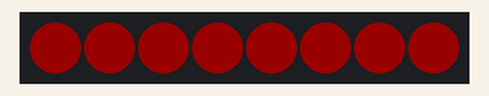
Recording of a sketch running on a simulated ATtiny85, built with avr-gcc and run on an emulated ATtiny85. Parts: 8 RGB LEDs in strip order, left to right. Dim RGB values are drawn brighter than linear; random numbers use the default seed unless the sketch sets one; EEPROM starts erased.

Above: at 0.91 s.
At 19.93 s:
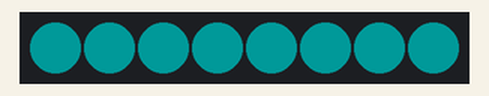
At 39.43 s:
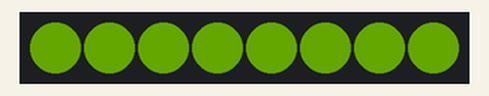
Timing chart, 0 to 40.0 s (numbered marks = the images above):
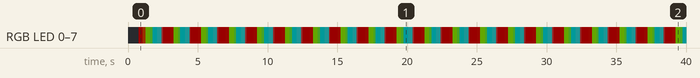

Measured:
- by itself, RGB LED 0–7: off → RGB(25, 0, 0) at 0.76 s, → RGB(25, 8, 0) 0.30 s later, → RGB(25, 42, 0) 0.20 s later, → RGB(16, 36, 8) 0.34 s later, … (138 changes in this stretch)

The sketch:

BlinkMmk2Apr2015.ino
```cpp
 /**
  *
  * NOTE: Pullup resistors should be used on SDA & SCL lines
  *
  * Thanks to BroHogan for TinyWireS: http://playground.arduino.cc/Code/USIi2c
  * Credit and thanks to Don Blake for his usiTwiSlave code.
  * More on TinyWireS usage - see TinyWireS.h
  *
  * 2015, Tod E. Kurt, http://todbot.com/blog/ http://thingm.com/
  *
  */

#include "TinyWireS.h"                  // wrapper class for I2C slave routines
#include <Adafruit_NeoPixel.h>

#include "led_utils.h"

#define patt_max 32  // FIXME:

#include "patterns.h"  // the light sequence patterns


// BlinkM / BlinkM MinM pins
const int redPin = 3;  //
const int grnPin = 4;  //
const int bluPin = 1;  // PWM, will blink when programming
const int sdaPin = 0;  // PWM, 'd' pin, can be digital I/O
const int sclPin = 2;  // A/D, 'c' pin, can be digital I/O, or analog input
/*
// BlinkM MaxM pins (see below for where this came from)
const int redPin = 8;   // PB2 OC0A
const int grnPin = 7;   // PA7 OC0B
const int bluPin = 5;   // PA5 OC1B
const int sdaPin = 6;   // PA6
const int sclPin = 9;   // PA4
const int in0Pin = A0;  // PA0
const int in1Pin = A1;  // PA1
const int in2Pin = A2;  // PA2
const int in3Pin = A3;  // PA3
*/


#define I2C_ADDR  0x09     // default BlinkM addr
#define NUM_LEDS 8
#define LED_PIN 1  // blue pin

#define patt_max 32  // FIXME:

// eeprom begin: muncha buncha eeprom
uint8_t  ee_i2c_addr         EEMEM = I2C_ADDR;
uint8_t  ee_boot_mode        EEMEM = 0x00; // FIXME: BOOT_PLAY_SCRIPT;
uint8_t  ee_boot_script_id   EEMEM = 0x00;
uint8_t  ee_boot_reps        EEMEM = 0x00;
uint8_t  ee_boot_fadespeed   EEMEM = 0x08;
uint8_t  ee_boot_timeadj     EEMEM = 0x00;
uint8_t  ee_unused2          EEMEM = 0xDA;

// NOTE: can't declare EEPROM statically because Arduino loader doesn't send eeprom
patternline_t patternlines_ee[patt_max] EEMEM;

byte cmd;
byte cmdargs[8];

uint8_t script_id;
uint8_t playpos   = 0; // current play position
uint8_t playstart = 0; // start play position
uint8_t playend   = patt_max; // end play position
uint8_t playcount = 0; // number of times to play loop, or 0=infinite
uint8_t playing; // playing values: 0=off, 1=normal, 2=playing from powerup playing=3 direct led addressing FIXME:

uint16_t fade_millis;

patternline_t pltmp;  // temp pattern holder
uint16_t ttmp;   // temp time holder
uint8_t ntmp;    // temp ledn holder

CRGB curr;    // current/start color
CRGB dest;    // destination color
CRGB ctmp;    // temporary color
fract16 overlay_amount;
fract16 overlay_inc;
fract16 overlay_amounts[NUM_LEDS];
fract16 overlay_incs[NUM_LEDS];

const uint32_t led_update_millis = 10;  // tick msec
uint32_t led_update_next;
uint32_t pattern_update_next;

Adafruit_NeoPixel strip = Adafruit_NeoPixel(NUM_LEDS, LED_PIN, NEO_GRB + NEO_KHZ800);

uint8_t ledtoggle;  // temp debug

//
void setup()
{
  strip.begin();
  strip.show(); // Initialize all pixels to 'off'
  strip.setBrightness(128);

  TinyWireS.begin(I2C_ADDR);

  // load up EEPROM from flash,
  // to deal with fact that Arduino uploader doesn't upload EEPROM
  for( uint8_t i=0; i<patt_max; i++ ) {
    memcpy_P( &pltmp, &(patternlines_default[i]), sizeof(patternline_t) );
    eeprom_write_block( &pltmp, &(patternlines_ee[i]), sizeof(patternline_t) );
  }

  //  FIXME: check for play on boot
  script_id = 3;
  play_script();

  //digitalWrite(grnPin,HIGH);
}

//
void loop()
{
  update_led_state();
  //check_i2c();
}


// compute the overlay_inc
// this is the amount overlay_amount is incremented every led_update_millis
//
// (led_update_millis / fade_millis) = fractional amount to do every tick
// e.g. (10 / 500) = 0.02; (10 / 1000) = 0.01
//
// (led_update_millis / fade_millis) * 256  = fract8 amount to add to overlay
// (led_update_millis / fade_millis) * 65536  = fract16 amount to add to overlay
//
// => overlay_inc = 65536 * led_update_millis / fade_millis
//
static void calculate_overlay_inc()
{
  //overlay_inc = ((uint32_t)65536 * led_update_millis) / fade_millis;
  overlay_inc = ((uint16_t)256 * led_update_millis) / fade_millis;
}

//
static void play_script()
{
  if( script_id == 0 ) {
    playend = 5;  // FIXME:
    playcount = 0;  // FIXME: infinite
  }
  else {
    playend = pgm_read_byte( &pattern_lens[script_id] );
    playcount = 0;
  }

  playpos = 0;
  playing = 1;
  overlay_amount = 0;

  get_next_patternline();
}


//
static void get_next_patternline()
{
  if( script_id == 0 ) { // eeprom
    eeprom_read_block(&pltmp, &patternlines_ee[playpos],sizeof(patternline_t));
  } else {
    //memcpy_P(&pltmp, &patterns[ script_id ][playpos], sizeof(patternline_t)); // does not work
    //memcpy_P(&pltmp, &patternlines_rgb[playpos], sizeof(patternline_t)); // works
    //memcpy_P(&pltmp, &patternlines_blink_white[playpos], sizeof(patternline_t)); // works
    patternline_t* p;
    memcpy_P( &p, &patterns[script_id], sizeof(patternline_t*) ); // read in start addr of patternline set
    memcpy_P(&pltmp, &p[playpos], sizeof(patternline_t));  // read in patternline
  }

  ctmp = pltmp.color;
  ttmp = pltmp.dmillis * 10;
  ntmp = pltmp.ledn;

  if( ttmp == 0 && ctmp.r==0 && ctmp.g==0 && ctmp.b==0 ) {
    // skip lines set to zero
  }
  else {
    curr = dest;
    dest = ctmp;
    fade_millis = ttmp / 2;      //fade_millis = ttmp;
    overlay_amount = 0;
    calculate_overlay_inc();
  }
}

//
static void update_leds()
{
  if( overlay_amount < 250 ) { // 97.6% arbitrary
    ctmp = blend( curr, dest, (overlay_amount) );
    //ctmp = blend( curr, dest, (overlay_amount>>8) );
    //ctmp = dest;
    overlay_amount += overlay_inc;
  }
  else {
    ctmp = dest;
  }

  // for now set all pixels to same color
  for( uint8_t i=0; i< NUM_LEDS; i++) {
    strip.setPixelColor( i, ctmp.r, ctmp.g, ctmp.b );
  }
  strip.show();

}


//
// updateLEDState() is the main user-land function that:
// - periodically calls the rgb fader code to fade any actively moving colors
// - controls sequencing of a light pattern, if playing
// - ///triggers pattern playing on USB disconnect
//
static void update_led_state()
{
    uint32_t now = millis();

    // update LEDs every led_update_millis
    if( (long)(now - led_update_next) > 0 ) {
      led_update_next += led_update_millis;

      update_leds();

    } // led_update_next

    // playing light pattern
    if( playing ) {
      if( (long)(now - pattern_update_next) > 0  ) { // time to get next line
        digitalWrite(grnPin, (ledtoggle++)%2 );

        get_next_patternline();

        // prepare to go to next line
        playpos++;
        if( playpos == playend ) {
          playpos = playstart; // loop the pattern
          //playcount--;
          //if( playcount == 0 ) {
          //  playing=0; // done!
          //} else if(playcount==255) {
          //  playcount = 0; // infinite playing
          //}
        }
        pattern_update_next += ttmp;
      }
    } // playing

}

//
static void read_i2c_vals(uint8_t num, uint8_t*buf)
{
  for( uint8_t i=0; i<num; i++)
    buf[i] = TinyWireS.receive();

}

static void handle_script_cmd()
{

}

//
static void check_i2c()
{

  if( TinyWireS.available() ) {
    cmd = TinyWireS.receive();    // first byte is command
    if( cmd == 'c' ) {
      read_i2c_vals( 3, (uint8_t*)&dest );
      overlay_amount = 0;
      calculate_overlay_inc();
    }
    else if( cmd == 'n' ) {  // "fade to color" & "set color now" cmds
      curr.r = TinyWireS.receive();
      curr.g = TinyWireS.receive();
      curr.b = TinyWireS.receive();
      dest = curr;

      // update leds

    }
    else if( cmd=='f' ) {

    }
    else if( cmd == 'C' ) { // "random rgb color" cmd
      byte dr = TinyWireS.receive();
      byte dg = TinyWireS.receive();
      byte db = TinyWireS.receive();
      curr.r = curr.r + (rand() % dr ) - (dr/2);  // random around previsous color
      curr.g = curr.g + (rand() % dg ) - (dg/2);
      curr.b = curr.b + (rand() % db ) - (db/2);
      dest = curr;

      // update leds

    }
    // else if( cmd == 'h' ) { // "fade to HSB color" cmd
    //}
    else {
      // unknown cmd
    }
  }
}

/*
//
void updateLEDsNew()
{
  for( int i = 0; i<NUM_LEDS; i++ ) {
    overlay_amount = overlay_amounts[i];
    overlay_inc = overlay_incs[i];
    if( overlay_amount < 250 ) { // 97.6% arbitrary
      ctmp = blend( curr, dest, (overlay_amount) );
      //ctmp = blend( curr, dest, (overlay_amount>>8) );
      //ctmp = dest;
      overlay_amount += overlay_inc;
    }
    else {
      ctmp = dest;
    }

    strip.setPixelColor( i, ctmp.r, ctmp.g, ctmp.b );
  }
  strip.show();

}
*/
```

TinyWireS.cpp
```cpp
// (licence header left out)
extern "C" {
  #include <inttypes.h>
  #include "usiTwiSlave.h"
  }

#include "TinyWireS.h"

// Constructors ////////////////////////////////////////////////////////////////

USI_TWI_S::USI_TWI_S(){
}


// Public Methods //////////////////////////////////////////////////////////////

void USI_TWI_S::begin(uint8_t slaveAddr){ // initialize I2C lib
  usiTwiSlaveInit(slaveAddr);
}

void USI_TWI_S::send(uint8_t data){  // send it back to master
  usiTwiTransmitByte(data);
}

uint8_t USI_TWI_S::available(){ // the bytes available that haven't been read yet
  return usiTwiDataInReceiveBuffer();
}

uint8_t USI_TWI_S::receive(){ // returns the bytes received one at a time
  return usiTwiReceiveByte();
}

// Preinstantiate Objects //////////////////////////////////////////////////////

USI_TWI_S TinyWireS = USI_TWI_S();
```

TinyWireS.h
```cpp
// (licence header left out)
#ifndef TinyWireS_h
#define TinyWireS_h

#include <inttypes.h>


class USI_TWI_S
{
  private:
	//static uint8_t USI_BytesAvail;

  public:
 	USI_TWI_S();
    void begin(uint8_t I2C_SLAVE_ADDR);
    void send(uint8_t data);
    uint8_t available();
    uint8_t receive();
};

extern USI_TWI_S TinyWireS;

#endif
```

led_utils.h
```cpp
#ifndef LED_UTILS_H
#define LED_UTILS_H

//
// functions stolen from FastLED 3.1
//

//  fract8   range is 0 to 0.99609375
//                 in steps of 0.00390625
typedef uint8_t   fract8;   // ANSI: unsigned short _Fract
//  fract16  range is 0 to 0.99998474121
//                 in steps of 0.00001525878
typedef uint16_t  fract16;  // ANSI: unsigned       _Fract
//  sfract15 range is -0.99996948242 to 0.99996948242
//                 in steps of 0.00003051757
typedef int16_t   sfract15; // ANSI: signed         _Fract

// RGB triplet of 8-bit vals for input/output use
struct CRGB {
	union {
		struct {
            union {
                uint8_t r;
                uint8_t red;
            };
            union {
                uint8_t g;
                uint8_t green;
            };
            union {
                uint8_t b;
                uint8_t blue;
            };
        };
		uint8_t raw[3];
	};
    // allow assignment from one RGB struct to another
	inline CRGB& operator= (const CRGB& rhs) __attribute__((always_inline))
    {
        r = rhs.r;
        g = rhs.g;
        b = rhs.b;
        return *this;
    }
};
inline __attribute__((always_inline)) bool operator== (const CRGB& lhs, const CRGB& rhs)
{
    return (lhs.r == rhs.r) && (lhs.g == rhs.g) && (lhs.b == rhs.b);
}

inline __attribute__((always_inline)) bool operator!= (const CRGB& lhs, const CRGB& rhs)
{
    return !(lhs == rhs);
}

//
uint8_t scale8( uint8_t i, fract8 scale)
{
    return ((uint16_t)i * (uint16_t)(scale) ) >> 8;
}

uint16_t scale16( uint16_t i, fract16 scale )
{
    uint16_t result;
    result = ((uint32_t)(i) * (uint32_t)(scale)) / 65536;
    return result;
}

/*
CRGB& nblend( CRGB& existing, const CRGB& overlay, fract8 amountOfOverlay)
{
    if( amountOfOverlay == 0)
        return existing;

    if( amountOfOverlay == 255) {
        existing = overlay;
        return existing;
    }
    return existing;
}
*/
CRGB& nblend( CRGB& existing, const CRGB& overlay, fract8 amountOfOverlay )
{
    if( amountOfOverlay == 0)
        return existing;

    if( amountOfOverlay == 255) {
        existing = overlay;
        return existing;
    }

    fract8 amountOfKeep = 256 - amountOfOverlay;

    existing.red   = scale8( existing.red,   amountOfKeep) +
                     scale8( overlay.red,    amountOfOverlay);
    existing.green = scale8( existing.green, amountOfKeep) +
                     scale8( overlay.green,  amountOfOverlay);
    existing.blue  = scale8( existing.blue,  amountOfKeep) +
                     scale8( overlay.blue,   amountOfOverlay);

    return existing;
}

CRGB blend( const CRGB& p1, const CRGB& p2, fract8 amountOfP2 )
{
    CRGB nu(p1);
    nblend( nu, p2, amountOfP2);
    return nu;
}


#endif
```

patterns.h
```cpp
#ifndef PATTERNS_H
#define PATTERNS_H

#include "led_utils.h"  // for CRGB

struct patternline_t {
    uint8_t cmd;
    CRGB color;
    uint16_t dmillis; // hundreths of a sec
    uint8_t ledn;     // number of led, or 0 for all
};


const patternline_t patternlines_default[] PROGMEM = {
    { 'c', { 0x7f, 0x7f, 0x7f },  100, 0 }, // 13 white B
    { 'c', { 0x22, 0x00, 0x00 },  100, 0 }, // 0  red A
    { 'c', { 0x00, 0x22, 0x00 },  100, 0 }, // 4  grn A
    { 'c', { 0x00, 0x00, 0x22 },  100, 0 }, // 6  blu A
    { 'c', { 0x00, 0x00, 0x00 },  100, 0 }, // 14 off B
};

const patternline_t patternlines_rgb[] PROGMEM = {
    { 'c', { 0x33, 0x00, 0x00 },  100, 0 }, // 0  red all
    { 'c', { 0x00, 0x33, 0x00 },  100, 0 }, // 1  grn all
    { 'c', { 0x00, 0x00, 0x33 },  100, 0 }, // 2  blu all
};

const patternline_t patternlines_blink_white[] PROGMEM = {
    { 'c', { 0x11, 0x11, 0x11 },  50, 0 }, // 0  white all
    { 'c', { 0x00, 0x00, 0x00 },  50, 0 }, // 1  off all
};

const patternline_t patternlines_stoplight[] PROGMEM = {
    { 'c', { 0x33, 0x00, 0x00 }, 100, 0 }, // 0  red
    { 'c', { 0x33, 0x55, 0x00 },  50, 0 }, // 1  yellow
    { 'c', { 0x00, 0x33, 0x33 },  50, 0 }, // 1  greenblue
};

const patternline_t* const patterns[] PROGMEM = {
    patternlines_default,
    patternlines_rgb,
    patternlines_blink_white,
    patternlines_stoplight,
};

// this is so lame, but can't create a flexible array of patternlines in a struct
const int pattern_lens[] PROGMEM = {
    5,
    3,
    2,
    3,
};


/*
patternline_t patternlines_mem[]  = {
    //    G     R     B    fade ledn
    { { 0x00, 0x11, 0x00 }, 100, 0 }, // 0  red A
    { { 0x00, 0x33, 0x00 }, 100, 0 }, // 1  red B
    { { 0x00, 0x00, 0x00 }, 100, 0 }, // 2  off both
    { { 0x11, 0x00, 0x00 }, 100, 0 }, // 3  grn A
    { { 0x33, 0x00, 0x00 }, 100, 0 }, // 4  grn B
    { { 0x00, 0x00, 0x00 }, 100, 0 }, // 5  off both
    { { 0x00, 0x00, 0x11 }, 100, 0 }, // 6  blu A
    { { 0x00, 0x00, 0x33 }, 100, 0 }, // 7  blu B
    { { 0x00, 0x00, 0x00 }, 100, 0 }, // 8  off both
    { { 0x10, 0x10, 0x10 }, 100, 0 }, // 9  half-bright, both LEDs
    { { 0x00, 0x00, 0x00 }, 100, 0 }, // 10 off both
    { { 0x11, 0x11, 0x11 }, 100, 0 }, // 11 white A
    { { 0x20, 0x20, 0x20 }, 100, 0 }, // 12 off A
    { { 0x30, 0x30, 0x30 }, 100, 0 }, // 13 white B
    { { 0x40, 0x40, 0x40 }, 100, 0 }, // 14 off B
    { { 0x00, 0x00, 0x00 }, 100, 0 }, // 15 off everyone
};
*/
/*
#if 0
patternline_t patternlines_default[] PROGMEM = {
    //    G     R     B    fade ledn
    { { 0x00, 0x11, 0x00 },  100, 1 }, // 0  red A
    { { 0x00, 0x11, 0x00 },  100, 2 }, // 1  red B
    { { 0x00, 0x00, 0x00 },  100, 0 }, // 2  off both
    { { 0x11, 0x00, 0x00 },  100, 1 }, // 3  grn A
    { { 0x11, 0x00, 0x00 },  100, 2 }, // 4  grn B
    { { 0x00, 0x00, 0x00 },  100, 0 }, // 5  off both
    { { 0x00, 0x00, 0x11 },  100, 1 }, // 6  blu A
    { { 0x00, 0x00, 0x11 },  100, 2 }, // 7  blu B
    { { 0x00, 0x00, 0x00 },  100, 0 }, // 8  off both
    { { 0x10, 0x10, 0x10 }, 100, 0 }, // 9  half-bright, both LEDs
    { { 0x00, 0x00, 0x00 }, 100, 0 }, // 10 off both
    { { 0x11, 0x11, 0x11 },  50, 1 }, // 11 white A
    { { 0x00, 0x00, 0x00 },  50, 1 }, // 12 off A
    { { 0x7f, 0x7f, 0x7f },  50, 2 }, // 13 white B
    { { 0x00, 0x00, 0x00 }, 100, 2 }, // 14 off B
    { { 0x00, 0x00, 0x00 }, 100, 0 }, // 15 off everyone
};
#endif
*/

#endif

/*
// this does not work
struct pattern_t {
    uint8_t len;  // number of script lines, 0 == blank script, not playing
    patternline_t lines[];
};
static const pattern_t pattern_default PROGMEM  = {
    3,
    //(patternline_t[3])
    {
        { { 0x00, 0xff, 0x00 },  50, 0 }, // 0  red all
        { { 0xff, 0x00, 0x00 },  50, 0 }, // 1  grn all
        { { 0x00, 0x00, 0xff },  50, 0 }, // 2  blu all
    }
};
*/


/*
typedef struct {
    uint8_t len;  // number of script lines, 0 == blank script, not playing
    patternline_t lines[];
} pattern2_t;

pattern_t patterntoo PROGMEM = {
    3,
    (patternline_t[3])
    {
        { { 0x00, 0xff, 0x00 },  50, 0 }, // 0  red all
        { { 0xff, 0x00, 0x00 },  50, 0 }, // 1  grn all
        { { 0x00, 0x00, 0xff },  50, 0 }, // 2  blu all
    },
};
*/
```

usiTwiSlave.h
```cpp
// (licence header left out)
#ifndef _USI_TWI_SLAVE_H_
#define _USI_TWI_SLAVE_H_


/********************************************************************************

                                    includes

********************************************************************************/

#include <stdbool.h>


/********************************************************************************

                                   prototypes

********************************************************************************/

void    usiTwiSlaveInit( uint8_t );
void    usiTwiTransmitByte( uint8_t );
uint8_t usiTwiReceiveByte( void );
bool    usiTwiDataInReceiveBuffer( void );


/********************************************************************************

                           driver buffer definitions

********************************************************************************/

// permitted RX buffer sizes: 1, 2, 4, 8, 16, 32, 64, 128 or 256

#define TWI_RX_BUFFER_SIZE  ( 32 ) // jjg was 16
#define TWI_RX_BUFFER_MASK  ( TWI_RX_BUFFER_SIZE - 1 )

#if ( TWI_RX_BUFFER_SIZE & TWI_RX_BUFFER_MASK )
#  error TWI RX buffer size is not a power of 2
#endif

// permitted TX buffer sizes: 1, 2, 4, 8, 16, 32, 64, 128 or 256

#define TWI_TX_BUFFER_SIZE ( 32 ) // jjg was 16
#define TWI_TX_BUFFER_MASK ( TWI_TX_BUFFER_SIZE - 1 )

#if ( TWI_TX_BUFFER_SIZE & TWI_TX_BUFFER_MASK )
#  error TWI TX buffer size is not a power of 2
#endif


#endif  // ifndef _USI_TWI_SLAVE_H_
```

Source omitted: usiTwiSlave.c (16784 bytes)
